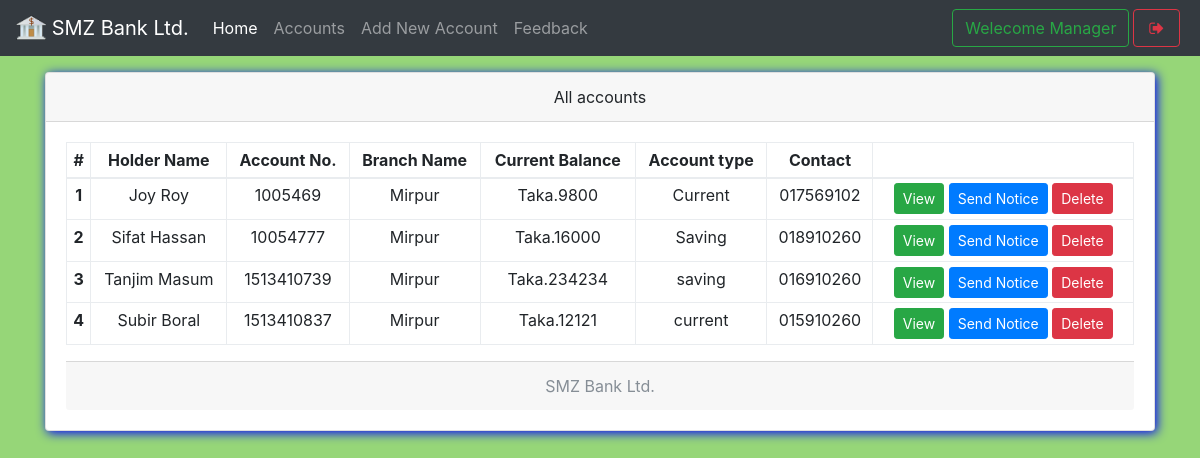
The page /mindex.php (signed in) on the database its author committed.
### tables this page shows
CREATE TABLE `useraccounts` (
  `id` int(11) NOT NULL,
  `email` text NOT NULL,
  `password` text NOT NULL,
  `name` varchar(111) NOT NULL,
  `balance` varchar(111) NOT NULL,
  `nid` varchar(111) NOT NULL,
  `number` varchar(111) NOT NULL,
  `city` varchar(111) NOT NULL,
  `address` varchar(111) NOT NULL,
  `source` varchar(111) NOT NULL,
  `accountNo` varchar(111) NOT NULL,
  `branch` varchar(111) NOT NULL,
  `accountType` varchar(111) NOT NULL,
  `date` timestamp NOT NULL DEFAULT CURRENT_TIMESTAMP
);

CREATE TABLE `branch` (
  `branchId` int(11) NOT NULL,
  `branchNo` varchar(111) NOT NULL,
  `branchName` varchar(111) NOT NULL
);

### mindex.php (the view, shortened to what this page needs)
<!DOCTYPE html>
<html>
<head>
  <?php require 'assets/autoloader.php'; ?>
  <?php require 'assets/function.php'; ?>
</head>
<body style="background:#96D678;background-size: 100%">
<nav class="navbar navbar-expand-lg navbar-dark bg-dark fixed-top">
 <a class="navbar-brand" href="#">
    <img src="images/logo_bank.png" width="30" height="30" class="d-inline-block align-top" alt="">
   <?php echo bankname; ?>
  </a>
  <div class="collapse navbar-collapse" id="navbarSupportedContent">
    <ul class="navbar-nav mr-auto">
      <li class="nav-item ">
        <a class="nav-link active" href="mindex.php">Home <span class="sr-only">(current)</span></a>
      </li>
      <li class="nav-item ">  <a class="nav-link" href="maccounts.php">Accounts</a></li>
      <li class="nav-item ">  <a class="nav-link" href="maddnew.php">Add New Account</a></li>
      <li class="nav-item ">  <a class="nav-link" href="mfeedback.php">Feedback</a></li>
    </ul>
    <?php include 'msideButton.php'; ?>
  </div>
</nav><br><br><br>
<div class="container">
<div class="card w-100 text-center shadowBlue">
  <div class="card-header">
    All accounts
  </div>
  <div class="card-body">
   <table class="table table-bordered table-sm">
  <thead>
    <tr>
      <th scope="col">#</th>
      <th scope="col">Holder Name</th>
      <th scope="col">Account No.</th>
      <th scope="col">Branch Name</th>
      <th scope="col">Current Balance</th>
      <th scope="col">Account type</th>
      <th scope="col">Contact</th>
      <th scope="col"></th>
    </tr>
  </thead>
  <tbody>
    <?php
      $i=0;
      $array = $con->query("select * from useraccounts,branch where useraccounts.branch = branch.branchId");
      if ($array->num_rows > 0)
      {
        while ($row = $array->fetch_assoc())
        {$i++;
    ?>
      <tr>
        <th scope="row"><?php echo $i ?></th>
        <td><?php echo $row['name'] ?></td>
        <td><?php echo $row['accountNo'] ?></td>
        <td><?php echo $row['branchName'] ?></td>
        <td>Taka.<?php echo $row['balance'] ?></td>
        <td><?php echo $row['accountType'] ?></td>
        <td><?php echo $row['number'] ?></td>
        <td>
          <a href="show.php?id=<?php echo $row['id'] ?>" class='btn btn-success btn-sm' data-toggle='tooltip' title="View More info">View</a>
          <a href="mnotice.php?id=<?php echo $row['id'] ?>" class='btn btn-primary btn-sm' data-toggle='tooltip' title="Send notice to this">Send Notice</a>
          <a href="mindex.php?delete=<?php echo $row['id'] ?>" class='btn btn-danger btn-sm' data-toggle='tooltip' title="Delete this account">Delete</a>
        </td>
      </tr>
    <?php
        }
      }
     ?>
  </tbody>
</table>
  <div class="card-footer text-muted">
    <?php echo bankname; ?>
  </div>
</div>
</body>
</html>

### css/custom.css (style rules this page uses)
.shadowBlue { box-shadow: 2px 2px 11px blue }

### rows shown on the page
useraccounts: name "Joy Roy", accountNo "1005469", branch.branchName "Mirpur", balance "9800", accountType "Current", number "017569102"
useraccounts: name "Sifat Hassan", accountNo "10054777", branch.branchName "Mirpur", balance "16000", accountType "Saving", number "018910260"
useraccounts: name "Tanjim Masum", accountNo "1513410739", branch.branchName "Mirpur", balance "234234", accountType "saving", number "016910260"
useraccounts: name "Subir Boral", accountNo "1513410837", branch.branchName "Mirpur", balance "12121", accountType "current", number "015910260"

### other values the page prints
bankname "SMZ Bank Ltd."
